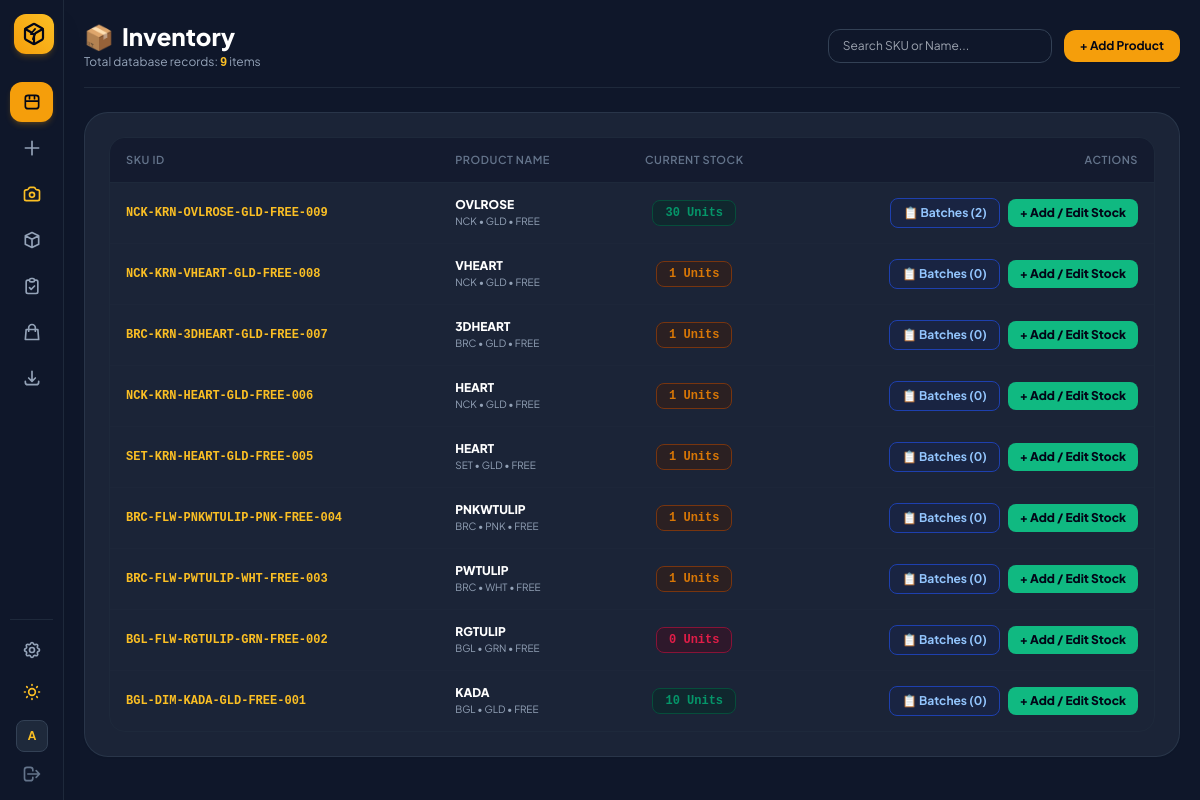
The app's page / (signed in) with its own data.
### sku_manager/models.py (models this page shows, shortened)
class JewelrySKU(models.Model):
    name = models.CharField(max_length=100)
    category = models.CharField(max_length=50, default='General')
    style = models.CharField(max_length=50, blank=True, default='Standard')
    design_model = models.CharField(max_length=50, blank=True, default='')
    size = models.CharField(max_length=30, blank=True, default='Free Size')
    color = models.CharField(max_length=30, blank=True, default='Black')
    number = models.CharField(max_length=10, default='001')
    sku = models.CharField(max_length=100, unique=True, editable=False)
    image = models.ImageField(upload_to='products/', null=True, blank=True)
    is_listed = models.BooleanField(default=True)
    batch_no = models.CharField(max_length=50, blank=True, default='')
    stock = models.PositiveIntegerField(default=0)
    storage_box = models.ForeignKey(StorageBox, on_delete=models.SET_NULL, null=True, blank=True, related_name='skus')
    section_name = models.CharField(max_length=50, blank=True, default='Main Slot')
    purchase_price = models.DecimalField(max_digits=10, decimal_places=2, default=0.00)
    selling_price = models.DecimalField(max_digits=10, decimal_places=2, default=0.00)
    created_at = models.DateTimeField(auto_now_add=True)
    updated_at = models.DateTimeField(auto_now=True)
    class Meta:
        ordering = ['-created_at']

### sku_manager/views.py (the view)
# urls.py: path('', views.inventory_list, name='inventory_list'),
@login_required(login_url='login')
def inventory_list(request):
    search_query = request.GET.get('q', '').strip()
    items = JewelrySKU.objects.select_related('storage_box').all().order_by('-id')
    if search_query:
        items = items.filter(
            Q(sku__icontains=search_query) |
            Q(name__icontains=search_query) |
            Q(category__icontains=search_query)
        )
    return render(request, 'sku_manager/inventory.html', {
        'items': items,
        'skus': items,
        'total_count': items.count(),
        'search_query': search_query,
        'active_page': 'inventory',
    })

### templates/sku_manager/inventory.html (shortened to what this page needs)
{% extends "sku_manager/base.html" %}
{% block content %}
<div class="space-y-6 max-w-6xl mx-auto">
  <header class="flex flex-col sm:flex-row sm:items-center justify-between border-b border-slate-200 dark:border-slate-800 pb-4 gap-4">
    <div>
      <h1 class="text-2xl font-black text-slate-900 dark:text-white flex items-center gap-2">
        <span>📦</span> Inventory
      </h1>
      <p class="text-xs text-slate-500 dark:text-slate-400 mt-0.5">
        Total database records: <strong class="text-amber-600 dark:text-amber-400 font-mono">{{ total_count }}</strong> items
      </p>
    </div>
    <div class="flex items-center gap-3">
      <form method="GET" class="relative">
        <input type="text" name="q" value="{{ search_query }}" placeholder="Search SKU or Name..."
          class="bg-slate-50 dark:bg-slate-900 border border-slate-200 dark:border-slate-700 rounded-xl px-3.5 py-2 text-xs text-slate-900 dark:text-white focus:outline-none focus:border-amber-500 w-56 transition">
      </form>
      <a href="{% url 'product_master' %}" class="bg-amber-500 hover:bg-amber-400 text-slate-950 font-bold px-4 py-2 rounded-xl text-xs transition shadow-sm">
        + Add Product
      </a>
    </div>
  </header>
  <div class="bg-white dark:bg-slate-800/80 border border-slate-200 dark:border-slate-700/60 rounded-3xl p-6 shadow-sm">
    <div class="overflow-x-auto rounded-2xl border border-slate-200 dark:border-slate-800">
      <table class="w-full text-left text-xs text-slate-700 dark:text-slate-300">
        <thead class="bg-slate-50 dark:bg-slate-900/60 text-[11px] uppercase tracking-wider text-slate-500 border-b border-slate-200 dark:border-slate-800">
          <tr>
            <th class="py-3.5 px-4 font-semibold">SKU ID</th>
            <th class="py-3.5 px-4 font-semibold">Product Name</th>
            <th class="py-3.5 px-4 font-semibold text-center">Current Stock</th>
            <th class="py-3.5 px-4 text-right font-semibold">Actions</th>
          </tr>
        </thead>
        <tbody class="divide-y divide-slate-100 dark:divide-slate-800/60">
          {% for item in items|default:skus %}
            <tr class="hover:bg-slate-50 dark:hover:bg-slate-800/30 transition">
              <td class="py-3.5 px-4 font-mono font-bold text-amber-600 dark:text-amber-400">
                {{ item.sku }}
              </td>
              <td class="py-3.5 px-4 font-extrabold text-slate-900 dark:text-white">
                <div>{{ item.name }}</div>
                <div class="text-[10px] text-slate-400 font-normal">{{ item.category }} • {{ item.color }} • {{ item.size }}</div>
              </td>
              <td class="py-3.5 px-4 text-center">
                {% if item.stock == 0 %}
                  <span class="inline-flex px-3 py-1 rounded-lg font-mono font-bold text-xs bg-rose-50 dark:bg-rose-950/40 text-rose-600 border border-rose-200 dark:border-rose-900">
                    0 Units
                  </span>
                {% elif item.stock <= 5 %}
                  <span class="inline-flex px-3 py-1 rounded-lg font-mono font-bold text-xs bg-amber-50 dark:bg-amber-950/40 text-amber-600 border border-amber-200 dark:border-amber-900">
                    {{ item.stock }} Units
                  </span>
                {% else %}
                  <span class="inline-flex px-3 py-1 rounded-lg font-mono font-bold text-xs bg-emerald-50 dark:bg-emerald-950/40 text-emerald-600 border border-emerald-200 dark:border-emerald-900">
                    {{ item.stock }} Units
                  </span>
                {% endif %}
              </td>
              <td class="py-3.5 px-4 text-right space-x-1.5 whitespace-nowrap">
                <a href="{% url 'product_batches' item.pk %}"
                   class="inline-flex items-center gap-1 bg-blue-50 hover:bg-blue-100 dark:bg-blue-950/40 text-blue-700 dark:text-blue-300 border border-blue-200 dark:border-blue-800 px-3 py-1.5 rounded-lg font-bold transition">
                  📋 Batches ({{ item.batches.count }})
                </a>
                <a href="{% url 'stock_action' item.pk %}"
                   class="inline-flex items-center gap-1 bg-emerald-500 hover:bg-emerald-400 text-slate-950 px-3 py-1.5 rounded-lg font-black transition shadow-xs">
                  + Add / Edit Stock
                </a>
              </td>
            </tr>
          {% endfor %}
        </tbody>
      </table>
    </div>
  </div>
</div>
{% endblock %}

### templates/sku_manager/base.html (shortened to what this page needs)
<!DOCTYPE html>
<html lang="en" class="dark">
<head>
  <script src="https://cdn.tailwindcss.com"></script>
</head>
<body class="bg-slate-100 text-slate-800 dark:bg-slate-900 dark:text-slate-100 min-h-screen flex antialiased transition-colors duration-200">
  <aside class="group fixed left-0 top-0 z-40 h-screen w-16 hover:w-60 transition-all duration-300 ease-in-out bg-white border-r border-slate-200 dark:bg-slate-900 dark:border-slate-800 flex flex-col justify-between p-2.5 shadow-xl overflow-hidden">
    <div class="space-y-6">
      <a href="{% url 'inventory_list' %}" class="flex items-center gap-3 px-1 py-1">
        <div class="w-10 h-10 min-w-[40px] rounded-xl bg-gradient-to-tr from-amber-500 to-amber-400 flex items-center justify-center shadow-md shadow-amber-500/20 text-slate-950">
        </div>
      </a>
      <nav class="space-y-1.5">
        <a href="{% url 'inventory_list' %}" title="Inventory"
          class="flex items-center gap-3.5 px-3 py-2.5 rounded-xl transition {% if active_page == 'inventory' %}bg-amber-500 text-slate-950 font-bold shadow-md shadow-amber-500/20{% else %}text-slate-600 dark:text-slate-400 hover:bg-slate-100 dark:hover:bg-slate-800 dark:hover:text-white{% endif %}">
          <svg class="w-5 h-5 min-w-[20px]" fill="none" stroke="currentColor" viewBox="0 0 24 24"><path stroke-linecap="round" stroke-linejoin="round" stroke-width="2" d="M4 7v10c0 2 1.5 3 3.5 3h9c2 0 3.5-1 3.5-3V7c0-2-1.5-3-3.5-3h-9C5.5 4 4 5 4 7zm0 4h16M9 4v4m6-4v4"></path></svg>
        </a>
        <a href="{% url 'product_master' %}" title="Add Products & Catalog"
          class="flex items-center gap-3.5 px-3 py-2.5 rounded-xl transition {% if active_page == 'products' %}bg-amber-500 text-slate-950 font-bold shadow-md shadow-amber-500/20{% else %}text-slate-600 dark:text-slate-400 hover:bg-slate-100 dark:hover:bg-slate-800 dark:hover:text-white{% endif %}">
          <svg class="w-5 h-5 min-w-[20px]" fill="none" stroke="currentColor" viewBox="0 0 24 24"><path stroke-linecap="round" stroke-linejoin="round" stroke-width="2" d="M12 4v16m8-8H4"></path></svg>
        </a>
        <a href="{% url 'sku_scanner' %}" title="Camera Scanner"
          class="flex items-center gap-3.5 px-3 py-2.5 rounded-xl transition {% if active_page == 'scanner' %}bg-amber-500 text-slate-950 font-bold shadow-md shadow-amber-500/20{% else %}text-amber-600 dark:text-amber-400 hover:bg-slate-100 dark:hover:bg-slate-800{% endif %}">
        </a>
        <a href="{% url 'box_manager' %}" title="Storage Boxes"
          class="flex items-center gap-3.5 px-3 py-2.5 rounded-xl transition {% if active_page == 'boxes' %}bg-amber-500 text-slate-950 font-bold shadow-md shadow-amber-500/20{% else %}text-slate-600 dark:text-slate-400 hover:bg-slate-100 dark:hover:bg-slate-800 dark:hover:text-white{% endif %}">
          <svg class="w-5 h-5 min-w-[20px]" fill="none" stroke="currentColor" viewBox="0 0 24 24"><path stroke-linecap="round" stroke-linejoin="round" stroke-width="2" d="M20 7l-8-4-8 4m16 0l-8 4m8-4v10l-8 4m0-10L4 7m8 4v10M4 7v10l8 4"></path></svg>
        </a>
        <a href="{% url 'dispatch_logs' %}" title="Dispatch Logs"
          class="flex items-center gap-3.5 px-3 py-2.5 rounded-xl transition {% if active_page == 'dispatch_logs' %}bg-amber-500 text-slate-950 font-bold shadow-md shadow-amber-500/20{% else %}text-slate-600 dark:text-slate-400 hover:bg-slate-100 dark:hover:bg-slate-800 dark:hover:text-white{% endif %}">
          <svg class="w-5 h-5 min-w-[20px]" fill="none" stroke="currentColor" viewBox="0 0 24 24"><path stroke-linecap="round" stroke-linejoin="round" stroke-width="2" d="M9 5H7a2 2 0 00-2 2v12a2 2 0 002 2h10a2 2 0 002-2V7a2 2 0 00-2-2h-2M9 5a2 2 0 002 2h2a2 2 0 002-2M9 5a2 2 0 012-2h2a2 2 0 012 2m-6 9l2 2 4-4"></path></svg>
        </a>
        <a href="{% url 'platform_manager' %}" title="Marketplace Channels"
          class="flex items-center gap-3.5 px-3 py-2.5 rounded-xl transition {% if active_page == 'platforms' %}bg-amber-500 text-slate-950 font-bold shadow-md shadow-amber-500/20{% else %}text-slate-600 dark:text-slate-400 hover:bg-slate-100 dark:hover:bg-slate-800 dark:hover:text-white{% endif %}">
          <svg class="w-5 h-5 min-w-[20px]" fill="none" stroke="currentColor" viewBox="0 0 24 24"><path stroke-linecap="round" stroke-linejoin="round" stroke-width="2" d="M16 11V7a4 4 0 00-8 0v4M5 9h14l1 12H4L5 9z"></path></svg>
        </a>
        <a href="{% url 'sku_export_csv' %}" title="Export CSV"
          class="flex items-center gap-3.5 px-3 py-2.5 rounded-xl transition text-slate-600 dark:text-slate-400 hover:bg-slate-100 dark:hover:bg-slate-800 dark:hover:text-white">
          <svg class="w-5 h-5 min-w-[20px]" fill="none" stroke="currentColor" viewBox="0 0 24 24"><path stroke-linecap="round" stroke-linejoin="round" stroke-width="2" d="M4 16v1a3 3 0 003 3h10a3 3 0 003-3v-1m-4-4l-4 4m0 0l-4-4m4 4V4"></path></svg>
        </a>
      </nav>
    </div>
    <div class="space-y-1.5 pt-3 border-t border-slate-200 dark:border-slate-800">
      <a href="{% url 'app_settings' %}" title="System Settings"
        class="flex items-center gap-3.5 px-3 py-2 rounded-xl transition {% if active_page == 'settings' %}bg-amber-500 text-slate-950 font-bold shadow-md shadow-amber-500/20{% else %}text-slate-600 dark:text-slate-400 hover:bg-slate-100 dark:hover:bg-slate-800 dark:hover:text-white{% endif %}">
      </a>
      <button id="themeToggleBtn" type="button" title="Switch Theme"
        class="w-full flex items-center gap-3.5 px-3 py-2 rounded-xl text-slate-600 dark:text-slate-400 hover:bg-slate-100 dark:hover:bg-slate-800 transition">
      </button>
      {% if request.user.is_authenticated %}
      <div class="flex items-center gap-3 px-1.5 pt-1 overflow-hidden">
        <div class="w-8 h-8 min-w-[32px] rounded-lg bg-slate-200 dark:bg-slate-800 border border-slate-300 dark:border-slate-700 flex items-center justify-center font-bold text-amber-600 dark:text-amber-400 text-xs">
          {{ request.user.username|slice:":1"|upper }}
        </div>
      </div>
      <a href="{% url 'logout' %}" title="Log Out"
        class="flex items-center gap-3 px-3 py-1.5 rounded-xl text-slate-500 hover:bg-rose-500/10 hover:text-rose-500 transition">
        <svg class="w-5 h-5 min-w-[20px]" fill="none" stroke="currentColor" viewBox="0 0 24 24">
          <path stroke-linecap="round" stroke-linejoin="round" stroke-width="2" d="M17 16l4-4m0 0l-4-4m4 4H7m6 4v1a3 3 0 01-3 3H6a3 3 0 01-3-3V7a3 3 0 013-3h4a3 3 0 013 3v1"></path>
        </svg>
      </a>
      {% endif %}
    </div>
  </aside>
  <main class="flex-1 ml-16 p-4 sm:p-5 min-h-screen transition-all duration-300">
    <div class="w-full space-y-4">
      {% block content %}{% endblock %}
    </div>
  </main>
</body>
</html>

### templates/sku_manager/base.html (style rules this page uses)
body { font-family: 'Plus Jakarta Sans', sans-serif; }

### records on screen
JewelrySKU: sku "NCK-KRN-OVLROSE-GLD-FREE-009", name "OVLROSE", category "NCK", color "GLD", size "FREE", stock "30", batches.count "2"
JewelrySKU: sku "NCK-KRN-VHEART-GLD-FREE-008", name "VHEART", category "NCK", color "GLD", size "FREE", stock "1", batches.count "0"
JewelrySKU: sku "BRC-KRN-3DHEART-GLD-FREE-007", name "3DHEART", category "BRC", color "GLD", size "FREE", stock "1", batches.count "0"
JewelrySKU: sku "NCK-KRN-HEART-GLD-FREE-006", name "HEART", category "NCK", color "GLD", size "FREE", stock "1", batches.count "0"
JewelrySKU: sku "SET-KRN-HEART-GLD-FREE-005", name "HEART", category "SET", color "GLD", size "FREE", stock "1", batches.count "0"
JewelrySKU: sku "BRC-FLW-PNKWTULIP-PNK-FREE-004", name "PNKWTULIP", category "BRC", color "PNK", size "FREE", stock "1", batches.count "0"
JewelrySKU: sku "BRC-FLW-PWTULIP-WHT-FREE-003", name "PWTULIP", category "BRC", color "WHT", size "FREE", stock "1", batches.count "0"
JewelrySKU: sku "BGL-FLW-RGTULIP-GRN-FREE-002", name "RGTULIP", category "BGL", color "GRN", size "FREE", stock "0 Units", batches.count "0"
JewelrySKU: sku "BGL-DIM-KADA-GLD-FREE-001", name "KADA", category "BGL", color "GLD", size "FREE", stock "10", batches.count "0"

### other values on screen
{{ request.user.username|slice:":1"|upper }} "A"
{{ total_count }} "9"
